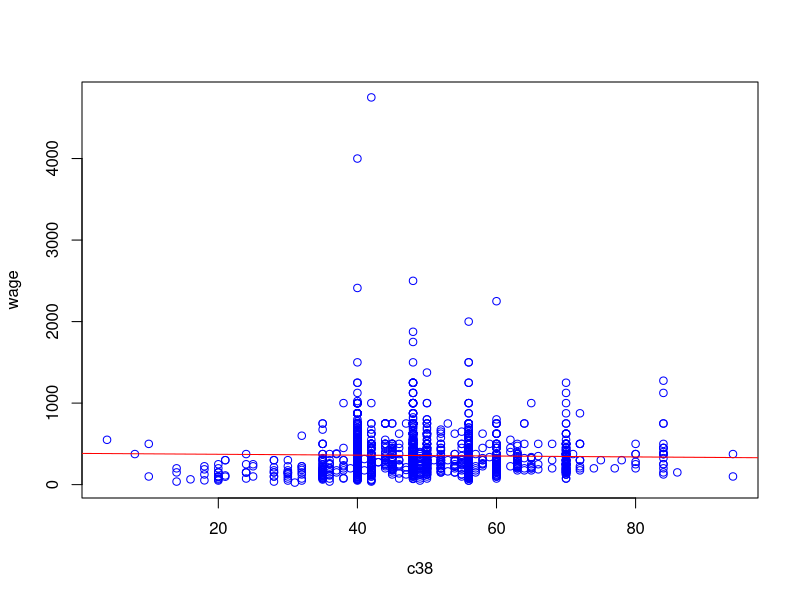
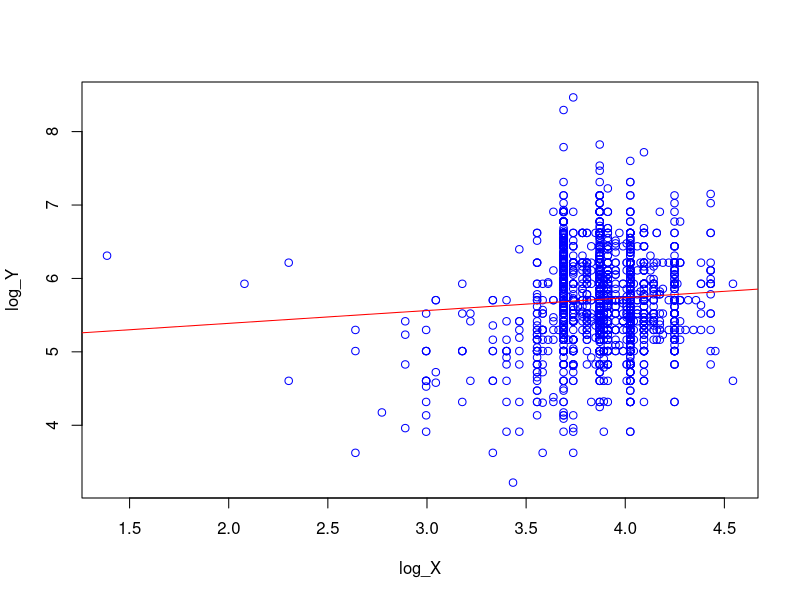

R code for these plots, in order:
install.packages("psych")
install.packages("minpack.lm")
library(ggplot2)
library(dplyr)
library(tidyr)
library(haven)
library(psych)

#import data
df <- read_dta("LFS_5_Simple.dta")
View(df)
summary(df)
#phan tich moi lien he tuong quan
sum(is.na(df$c38))
sum(is.na(df$wage))
cov(df$c38, df$wage, method = "pearson", use ="na.or.complete")
cor(df$c38, df$wage, method ="pearson", use = "na.or.complete")

#mo hinh hoi quy
model <- lm(wage~c38, data = df)
summary(model)
plot(df$c38,df$wage,xlab="c38",ylab = "wage",col = "blue")
abline(model, col = "Red")
#bien doi logarit
log_X <- log(df$c38)
log_Y <- log(df$wage)
model1 <- lm(log_Y~log_X)
summary(model1)
plot(log_X,log_Y,xlab = "log_X",ylab = "log_Y",col = "blue")
abline(model1, col = "Red")
